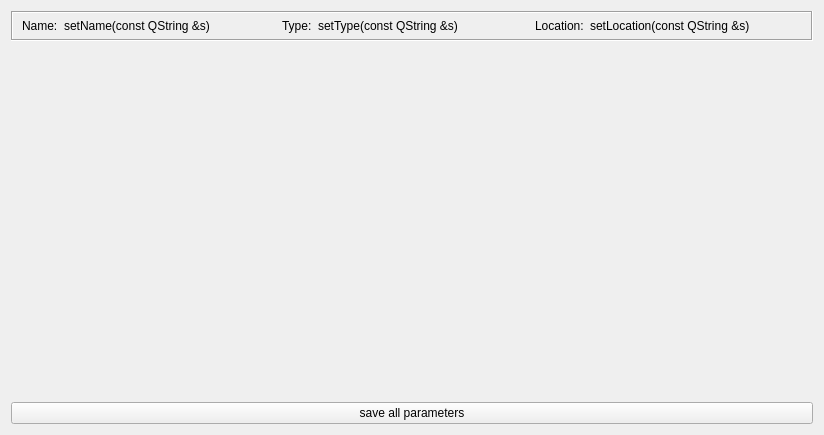
<?xml version="1.0" encoding="UTF-8"?>
<ui version="4.0">
 <class>CWE_Parameters</class>
 <widget class="QWidget" name="CWE_Parameters">
  <property name="geometry">
   <rect>
    <x>0</x>
    <y>0</y>
    <width>824</width>
    <height>435</height>
   </rect>
  </property>
  <property name="windowTitle">
   <string>Form</string>
  </property>
  <layout class="QVBoxLayout" name="verticalLayout">
   <item>
    <widget class="QFrame" name="frame_parameterInfo">
     <property name="frameShape">
      <enum>QFrame::Box</enum>
     </property>
     <property name="frameShadow">
      <enum>QFrame::Sunken</enum>
     </property>
     <layout class="QHBoxLayout" name="horizontalLayout">
      <property name="topMargin">
       <number>6</number>
      </property>
      <property name="bottomMargin">
       <number>6</number>
      </property>
      <item>
       <widget class="QLabel" name="label_name">
        <property name="text">
         <string>Name:</string>
        </property>
       </widget>
      </item>
      <item>
       <widget class="QLabel" name="label_theName">
        <property name="sizePolicy">
         <sizepolicy hsizetype="Preferred" vsizetype="Preferred">
          <horstretch>1</horstretch>
          <verstretch>0</verstretch>
         </sizepolicy>
        </property>
        <property name="text">
         <string>setName(const QString &amp;s)</string>
        </property>
       </widget>
      </item>
      <item>
       <widget class="QLabel" name="label_type">
        <property name="text">
         <string>Type:</string>
        </property>
       </widget>
      </item>
      <item>
       <widget class="QLabel" name="label_theType">
        <property name="sizePolicy">
         <sizepolicy hsizetype="Preferred" vsizetype="Preferred">
          <horstretch>1</horstretch>
          <verstretch>0</verstretch>
         </sizepolicy>
        </property>
        <property name="text">
         <string>setType(const QString &amp;s)</string>
        </property>
       </widget>
      </item>
      <item>
       <widget class="QLabel" name="label_location">
        <property name="text">
         <string>Location:</string>
        </property>
       </widget>
      </item>
      <item>
       <widget class="QLabel" name="label_theLocation">
        <property name="sizePolicy">
         <sizepolicy hsizetype="Preferred" vsizetype="Preferred">
          <horstretch>1</horstretch>
          <verstretch>0</verstretch>
         </sizepolicy>
        </property>
        <property name="text">
         <string>setLocation(const QString &amp;s)</string>
        </property>
       </widget>
      </item>
     </layout>
    </widget>
   </item>
   <item>
    <widget class="CWE_TabWidget" name="theTabWidget" native="true">
     <property name="sizePolicy">
      <sizepolicy hsizetype="Preferred" vsizetype="Preferred">
       <horstretch>0</horstretch>
       <verstretch>1</verstretch>
      </sizepolicy>
     </property>
    </widget>
   </item>
   <item>
    <widget class="QPushButton" name="pbtn_saveAllParameters">
     <property name="text">
      <string>save all parameters</string>
     </property>
    </widget>
   </item>
  </layout>
 </widget>
 <customwidgets>
  <customwidget>
   <class>CWE_TabWidget</class>
   <extends>QWidget</extends>
   <header>cwe_guiWidgets/cwe_tabwidget/cwe_tabwidget.h</header>
   <container>1</container>
  </customwidget>
 </customwidgets>
 <resources/>
 <connections/>
</ui>
